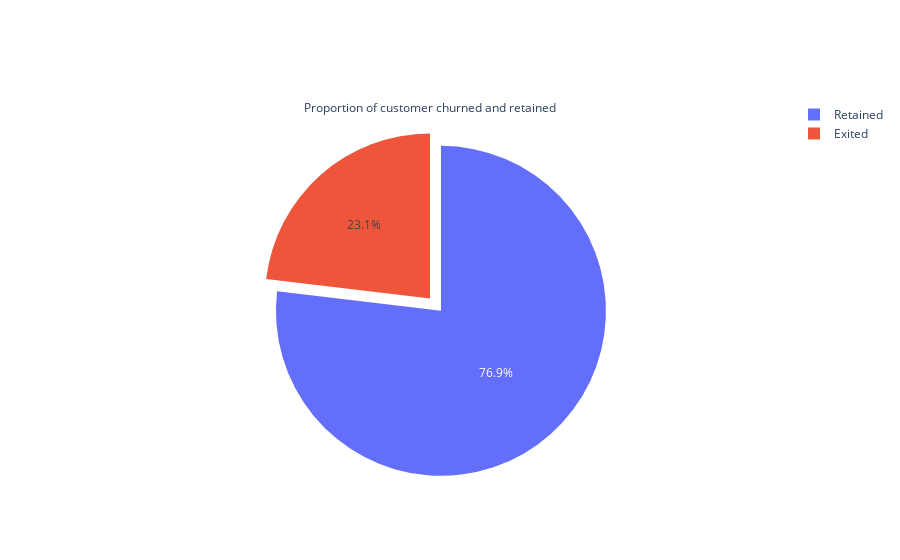

Notebook code cell kept with this figure:
### Markdown cell above
***Strong determinant of whether a customer leaves or not is the Customer's Age followed by his transaction status and account balance***

### Code cell
# Percent of churned vs not-churned customers

labels = ['Exited', 'Retained']
values = [train.Is_Churn[train['Is_Churn']==1].count(), train.Is_Churn[train['Is_Churn']==0].count()]

fig = go.Figure(data=[go.Pie(labels=labels, values=values, pull=[0, 0.1], title='Proportion of customer churned and retained')])
fig.show()

### Figure 1 — Plotly figure (JSON) as saved in the notebook; plotly's stock layout.template omitted (floating-point values rounded to 4 significant figures)
{"data": [{"labels": ["Exited", "Retained"], "pull": [0, 0.1], "title": {"text": "Proportion of customer churned and retained"}, "type": "pie", "values": [1537, 5113]}], "layout": {}}
